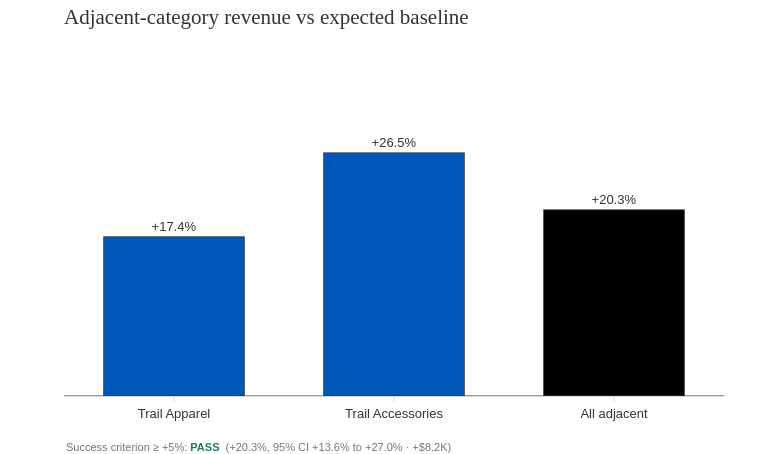

Source (notebook cell):
### Markdown cell above
Deck version of the halo chart. pass criterion called out, apparel/accessories in blue, combined number in black.

### Code cell
# Deck-formatted adjacent-category lift for the halo slide.
halo_colors = [SALOMON_BLUE if cat != "All adjacent" else "#000000" for cat in halo["Category"]]

fig = go.Figure(go.Bar(
    x=halo["Category"],
    y=halo["Lift"],
    marker=dict(color=halo_colors, line=dict(color=INK, width=0.7)),
    text=[f"{v:+.1%}" for v in halo["Lift"]],
    textposition="outside",
    textfont=dict(color=INK, size=13),
    cliponaxis=False,
    customdata=halo[["CI low", "CI high"]],
    hovertemplate=("%{x}<br>Lift: %{y:+.1%}"
                   "<br>95% CI: %{customdata[0]:+.1%} to %{customdata[1]:+.1%}<extra></extra>"),
))
fig.add_hline(y=0, line=dict(color=INK, width=1))

all_row = halo[halo["Category"] == "All adjacent"].iloc[0]
fig.add_annotation(
    x=0.0, y=-0.14, xref="paper", yref="paper", xanchor="left", yanchor="top", align="left",
    text=(f"Success criterion \u2265 +5%: <b style='color:{SALOMON_GREEN}'>PASS</b>  "
          f"({all_row['Lift']:+.1%}, 95% CI {all_row['CI low']:+.1%} to {all_row['CI high']:+.1%} "
          f"\u00b7 +${halo_revenue/1e3:,.1f}K)"),
    font=dict(size=11, color=MUTED), showarrow=False,
)
fig.update_xaxes(title=None, showgrid=False, tickfont=dict(color=INK, size=13))
fig.update_yaxes(visible=False, range=[0, halo["Lift"].max() * 1.25])
show_campaign_chart(
    fig, "Adjacent-category revenue vs expected baseline",
    height=430, width=760, export_name="12_adjacent_category_halo.png",
)

### Figure 1 — Plotly figure (JSON) as saved in the notebook; plotly's stock layout.template omitted (floating-point values rounded to 4 significant figures)
{"data": [{"cliponaxis": false, "customdata": [[0.07788, 0.2644], [0.1422, 0.3888], [0.1357, 0.2699]], "hovertemplate": "%{x}<br>Lift: %{y:+.1%}<br>95% CI: %{customdata[0]:+.1%} to %{customdata[1]:+.1%}<extra></extra>", "marker": {"color": ["#0057B8", "#0057B8", "#000000"], "line": {"color": "#333333", "width": 0.7}}, "text": ["+17.4%", "+26.5%", "+20.3%"], "textfont": {"color": "#333333", "size": 13}, "textposition": "outside", "type": "bar", "x": ["Trail Apparel", "Trail Accessories", "All adjacent"], "y": [0.1739, 0.2654, 0.2032]}], "layout": {"annotations": [{"align": "left", "font": {"color": "#757575", "size": 11}, "showarrow": false, "text": "Success criterion ≥ +5%: <b style='color:#1F7A4D'>PASS</b>  (+20.3%, 95% CI +13.6% to +27.0% · +$8.2K)", "x": 0.0, "xanchor": "left", "xref": "paper", "y": -0.14, "yanchor": "top", "yref": "paper"}], "bargap": 0.36, "height": 454, "hovermode": "closest", "margin": {"b": 58, "l": 64, "r": 36, "t": 92}, "shapes": [{"line": {"color": "#333333", "width": 1}, "type": "line", "x0": 0, "x1": 1, "xref": "x domain", "y0": 0, "y1": 0, "yref": "y"}], "title": {"automargin": true, "font": {"color": "#333333", "family": "Georgia, Times New Roman, serif", "size": 21}, "pad": {"b": 12}, "subtitle": {"font": {"color": "#757575", "family": "Arial, Helvetica, sans-serif", "size": 12}, "text": ""}, "text": "Adjacent-category revenue vs expected baseline", "x": 0, "xanchor": "left", "xref": "paper", "y": 0.98, "yanchor": "top", "yref": "container"}, "width": 760, "xaxis": {"gridcolor": "#D9D9D9", "linecolor": "#D9D9D9", "showgrid": false, "showline": true, "tickcolor": "#D9D9D9", "tickfont": {"color": "#333333", "size": 13}, "ticks": "outside", "title": {}}, "yaxis": {"gridcolor": "#D9D9D9", "linecolor": "#D9D9D9", "range": [0, 0.3318], "showline": true, "tickcolor": "#D9D9D9", "ticks": "outside", "visible": false}}}
